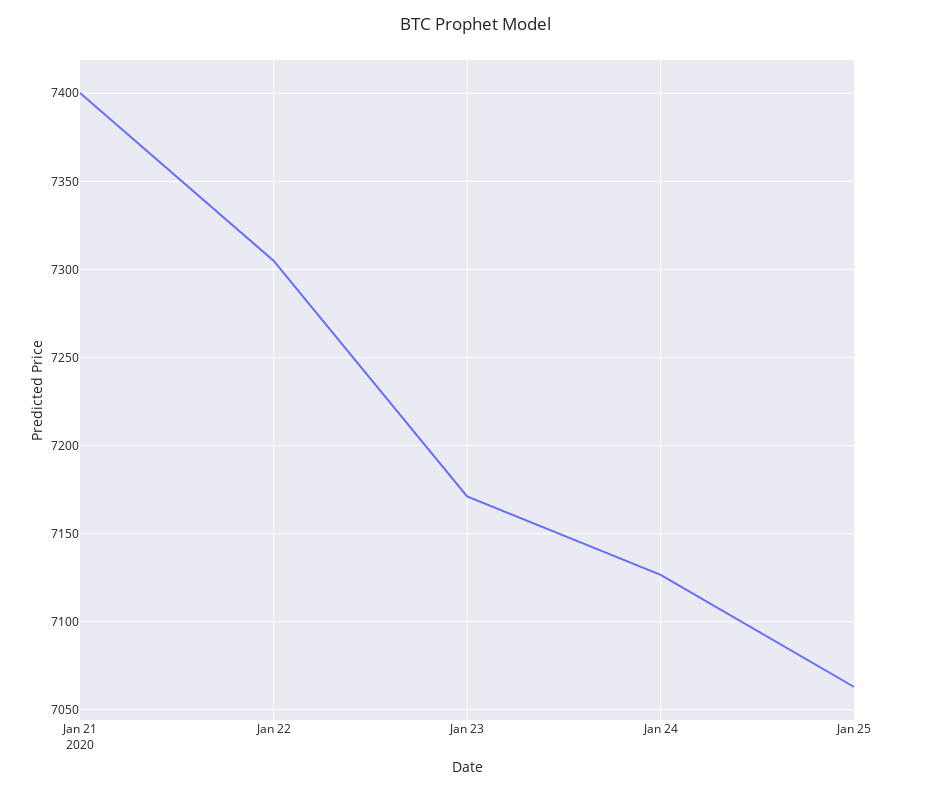

Source (notebook cell):
### Code cell
fig = px.line(forecast_df[731:], x = 'ds', y = 'yhat')
fig.update_layout(autosize = True, height = 800, width = 950, title_text = 'BTC Prophet Model', template = 'seaborn')
fig.update_xaxes(nticks = 5, title = 'Date')
fig.update_yaxes(automargin=True, title = 'Predicted Price')

### Figure 1 — Plotly figure (JSON) as saved in the notebook; plotly's stock layout.template omitted (floating-point values rounded to 4 significant figures)
{"data": [{"hoverlabel": {"namelength": 0}, "hovertemplate": "ds=%{x}<br>yhat=%{y}", "legendgroup": "", "line": {"color": "#636efa", "dash": "solid"}, "mode": "lines", "name": "", "showlegend": false, "type": "scatter", "x": ["2020-01-21T00:00:00", "2020-01-22T00:00:00", "2020-01-23T00:00:00", "2020-01-24T00:00:00", "2020-01-25T00:00:00"], "xaxis": "x", "y": [7400.0, 7305.0, 7171.0, 7127.0, 7063.0], "yaxis": "y"}], "layout": {"autosize": true, "height": 800, "legend": {"tracegroupgap": 0}, "margin": {"t": 60}, "title": {"text": "BTC Prophet Model"}, "width": 950, "xaxis": {"anchor": "y", "autorange": true, "domain": [0, 0.98], "nticks": 5, "range": ["2020-01-21", "2020-01-25"], "title": {"text": "Date"}, "type": "date"}, "yaxis": {"anchor": "x", "automargin": true, "autorange": true, "domain": [0, 1], "range": [7044.0, 7419.0], "title": {"text": "Predicted Price"}, "type": "linear"}}}
